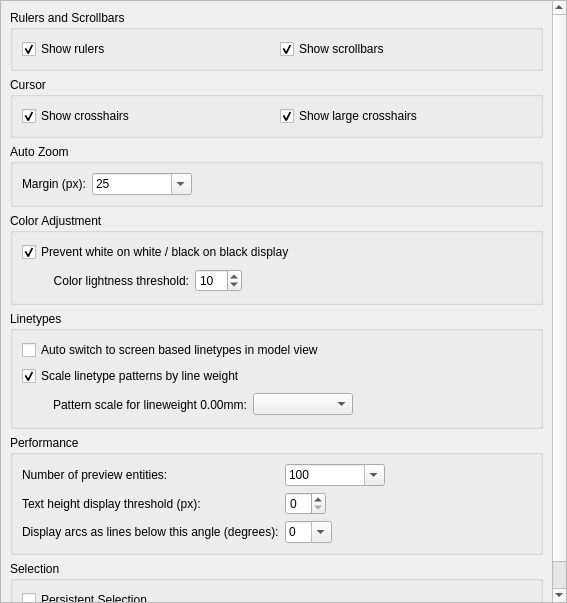
<?xml version="1.0" encoding="UTF-8"?>
<ui version="4.0">
 <class>GraphicsView</class>
 <widget class="QScrollArea" name="GraphicsView">
  <property name="geometry">
   <rect>
    <x>0</x>
    <y>0</y>
    <width>567</width>
    <height>603</height>
   </rect>
  </property>
  <property name="windowTitle">
   <string notr="true"/>
  </property>
  <property name="widgetResizable">
   <bool>true</bool>
  </property>
  <widget class="QWidget" name="scrollAreaWidgetContents">
   <property name="geometry">
    <rect>
     <x>0</x>
     <y>0</y>
     <width>550</width>
     <height>638</height>
    </rect>
   </property>
   <layout class="QVBoxLayout" name="verticalLayout">
    <item>
     <widget class="QGroupBox" name="groupBox">
      <property name="title">
       <string>Rulers and Scrollbars</string>
      </property>
      <layout class="QHBoxLayout" name="horizontalLayout_2">
       <item>
        <widget class="QCheckBox" name="ShowRulers">
         <property name="text">
          <string>Show rulers</string>
         </property>
         <property name="checked">
          <bool>true</bool>
         </property>
        </widget>
       </item>
       <item>
        <widget class="QCheckBox" name="ShowScrollBars">
         <property name="text">
          <string>Show scrollbars</string>
         </property>
         <property name="checked">
          <bool>true</bool>
         </property>
        </widget>
       </item>
      </layout>
     </widget>
    </item>
    <item>
     <widget class="QGroupBox" name="groupBox_2">
      <property name="title">
       <string>Cursor</string>
      </property>
      <layout class="QHBoxLayout" name="horizontalLayout_3">
       <item>
        <widget class="QCheckBox" name="ShowCrosshair">
         <property name="text">
          <string>Show crosshairs</string>
         </property>
         <property name="checked">
          <bool>true</bool>
         </property>
        </widget>
       </item>
       <item>
        <widget class="QCheckBox" name="ShowLargeCrosshair">
         <property name="text">
          <string>Show large crosshairs</string>
         </property>
         <property name="checked">
          <bool>true</bool>
         </property>
        </widget>
       </item>
      </layout>
     </widget>
    </item>
    <item>
     <widget class="QGroupBox" name="groupBox_6">
      <property name="title">
       <string>Auto Zoom</string>
      </property>
      <layout class="QFormLayout" name="formLayout">
       <property name="fieldGrowthPolicy">
        <enum>QFormLayout::FieldsStayAtSizeHint</enum>
       </property>
       <item row="0" column="0">
        <widget class="QLabel" name="label">
         <property name="text">
          <string>Margin (px):</string>
         </property>
        </widget>
       </item>
       <item row="0" column="1">
        <widget class="QComboBox" name="Margin">
         <property name="sizePolicy">
          <sizepolicy hsizetype="Preferred" vsizetype="Fixed">
           <horstretch>0</horstretch>
           <verstretch>0</verstretch>
          </sizepolicy>
         </property>
         <property name="minimumSize">
          <size>
           <width>100</width>
           <height>0</height>
          </size>
         </property>
         <property name="editable">
          <bool>true</bool>
         </property>
         <property name="currentIndex">
          <number>2</number>
         </property>
         <item>
          <property name="text">
           <string notr="true">0</string>
          </property>
         </item>
         <item>
          <property name="text">
           <string notr="true">10</string>
          </property>
         </item>
         <item>
          <property name="text">
           <string notr="true">25</string>
          </property>
         </item>
         <item>
          <property name="text">
           <string notr="true">50</string>
          </property>
         </item>
         <item>
          <property name="text">
           <string notr="true">100</string>
          </property>
         </item>
        </widget>
       </item>
      </layout>
     </widget>
    </item>
    <item>
     <widget class="QGroupBox" name="groupBox_4">
      <property name="title">
       <string>Color Adjustment</string>
      </property>
      <layout class="QGridLayout" name="gridLayout">
       <item row="0" column="0" colspan="4">
        <widget class="QCheckBox" name="ColorCorrection">
         <property name="text">
          <string>Prevent white on white / black on black display</string>
         </property>
         <property name="checked">
          <bool>true</bool>
         </property>
        </widget>
       </item>
       <item row="1" column="0">
        <widget class="QWidget" name="widget" native="true">
         <property name="sizePolicy">
          <sizepolicy hsizetype="Fixed" vsizetype="Fixed">
           <horstretch>0</horstretch>
           <verstretch>0</verstretch>
          </sizepolicy>
         </property>
         <property name="minimumSize">
          <size>
           <width>25</width>
           <height>25</height>
          </size>
         </property>
        </widget>
       </item>
       <item row="1" column="1">
        <widget class="QLabel" name="label_2">
         <property name="text">
          <string>Color lightness threshold:</string>
         </property>
         <property name="alignment">
          <set>Qt::AlignRight|Qt::AlignTrailing|Qt::AlignVCenter</set>
         </property>
        </widget>
       </item>
       <item row="1" column="2">
        <widget class="QSpinBox" name="ColorThreshold">
         <property name="maximum">
          <number>254</number>
         </property>
         <property name="value">
          <number>10</number>
         </property>
        </widget>
       </item>
       <item row="1" column="3">
        <spacer name="horizontalSpacer">
         <property name="orientation">
          <enum>Qt::Horizontal</enum>
         </property>
         <property name="sizeHint" stdset="0">
          <size>
           <width>249</width>
           <height>22</height>
          </size>
         </property>
        </spacer>
       </item>
      </layout>
     </widget>
    </item>
    <item>
     <widget class="QGroupBox" name="groupBox_3">
      <property name="title">
       <string>Linetypes</string>
      </property>
      <layout class="QGridLayout" name="gridLayout_2">
       <item row="0" column="0" colspan="3">
        <widget class="QCheckBox" name="AutoSwitchLinetypes">
         <property name="toolTip">
          <string>Automatically use screen based linetypes in model view</string>
         </property>
         <property name="text">
          <string>Auto switch to screen based linetypes in model view</string>
         </property>
        </widget>
       </item>
       <item row="1" column="0" colspan="3">
        <widget class="QCheckBox" name="AutoScaleLinetypePatterns">
         <property name="text">
          <string>Scale linetype patterns by line weight</string>
         </property>
         <property name="checked">
          <bool>true</bool>
         </property>
        </widget>
       </item>
       <item row="2" column="0">
        <widget class="QWidget" name="widget_2" native="true">
         <property name="sizePolicy">
          <sizepolicy hsizetype="Fixed" vsizetype="Fixed">
           <horstretch>0</horstretch>
           <verstretch>0</verstretch>
          </sizepolicy>
         </property>
         <property name="minimumSize">
          <size>
           <width>25</width>
           <height>25</height>
          </size>
         </property>
        </widget>
       </item>
       <item row="2" column="1">
        <widget class="QLabel" name="label_5">
         <property name="text">
          <string>Pattern scale for lineweight 0.00mm:</string>
         </property>
        </widget>
       </item>
       <item row="2" column="2">
        <widget class="RLineweightCombo" name="ZeroWeightWeight">
         <property name="minimumSize">
          <size>
           <width>100</width>
           <height>0</height>
          </size>
         </property>
         <property name="onlyFixed" stdset="0">
          <bool>true</bool>
         </property>
        </widget>
       </item>
       <item row="2" column="3">
        <spacer name="horizontalSpacer_2">
         <property name="orientation">
          <enum>Qt::Horizontal</enum>
         </property>
         <property name="sizeHint" stdset="0">
          <size>
           <width>40</width>
           <height>20</height>
          </size>
         </property>
        </spacer>
       </item>
      </layout>
     </widget>
    </item>
    <item>
     <widget class="QGroupBox" name="groupBox_8">
      <property name="title">
       <string>Performance</string>
      </property>
      <layout class="QFormLayout" name="formLayout_2">
       <property name="fieldGrowthPolicy">
        <enum>QFormLayout::FieldsStayAtSizeHint</enum>
       </property>
       <item row="0" column="0">
        <widget class="QLabel" name="label_15">
         <property name="text">
          <string>Number of preview entities:</string>
         </property>
        </widget>
       </item>
       <item row="0" column="1">
        <widget class="QComboBox" name="PreviewEntities">
         <property name="minimumSize">
          <size>
           <width>100</width>
           <height>0</height>
          </size>
         </property>
         <property name="editable">
          <bool>true</bool>
         </property>
         <property name="currentIndex">
          <number>3</number>
         </property>
         <item>
          <property name="text">
           <string notr="true">0</string>
          </property>
         </item>
         <item>
          <property name="text">
           <string notr="true">25</string>
          </property>
         </item>
         <item>
          <property name="text">
           <string notr="true">50</string>
          </property>
         </item>
         <item>
          <property name="text">
           <string notr="true">100</string>
          </property>
         </item>
         <item>
          <property name="text">
           <string notr="true">250</string>
          </property>
         </item>
         <item>
          <property name="text">
           <string notr="true">500</string>
          </property>
         </item>
         <item>
          <property name="text">
           <string notr="true">1000</string>
          </property>
         </item>
        </widget>
       </item>
       <item row="1" column="0">
        <widget class="QLabel" name="label_3">
         <property name="text">
          <string>Text height display threshold (px):</string>
         </property>
         <property name="alignment">
          <set>Qt::AlignLeading|Qt::AlignLeft|Qt::AlignVCenter</set>
         </property>
        </widget>
       </item>
       <item row="1" column="1">
        <widget class="QSpinBox" name="TextHeightThreshold"/>
       </item>
       <item row="2" column="0">
        <widget class="QLabel" name="label_4">
         <property name="text">
          <string>Display arcs as lines below this angle (degrees):</string>
         </property>
        </widget>
       </item>
       <item row="2" column="1">
        <widget class="QComboBox" name="ArcAngleLengthThreshold">
         <property name="editable">
          <bool>true</bool>
         </property>
         <item>
          <property name="text">
           <string notr="true">0</string>
          </property>
         </item>
         <item>
          <property name="text">
           <string notr="true">0.5</string>
          </property>
         </item>
         <item>
          <property name="text">
           <string notr="true">1.0</string>
          </property>
         </item>
         <item>
          <property name="text">
           <string notr="true">1.5</string>
          </property>
         </item>
         <item>
          <property name="text">
           <string notr="true">2.0</string>
          </property>
         </item>
         <item>
          <property name="text">
           <string notr="true">2.5</string>
          </property>
         </item>
         <item>
          <property name="text">
           <string notr="true">3.0</string>
          </property>
         </item>
         <item>
          <property name="text">
           <string notr="true">3.5</string>
          </property>
         </item>
         <item>
          <property name="text">
           <string notr="true">4.0</string>
          </property>
         </item>
         <item>
          <property name="text">
           <string notr="true">4.5</string>
          </property>
         </item>
         <item>
          <property name="text">
           <string notr="true">5.0</string>
          </property>
         </item>
        </widget>
       </item>
      </layout>
     </widget>
    </item>
    <item>
     <widget class="QGroupBox" name="groupBox_7">
      <property name="title">
       <string>Selection</string>
      </property>
      <layout class="QFormLayout" name="formLayout_4">
       <item row="0" column="0">
        <widget class="QCheckBox" name="PersistentSelection">
         <property name="text">
          <string>Persistent Selection</string>
         </property>
        </widget>
       </item>
      </layout>
     </widget>
    </item>
    <item>
     <spacer name="verticalSpacer">
      <property name="orientation">
       <enum>Qt::Vertical</enum>
      </property>
      <property name="sizeHint" stdset="0">
       <size>
        <width>20</width>
        <height>49</height>
       </size>
      </property>
     </spacer>
    </item>
   </layout>
  </widget>
 </widget>
 <customwidgets>
  <customwidget>
   <class>RLineweightCombo</class>
   <extends>QComboBox</extends>
   <header>RLineweightCombo.h</header>
  </customwidget>
 </customwidgets>
 <resources/>
 <connections>
  <connection>
   <sender>ShowCrosshair</sender>
   <signal>toggled(bool)</signal>
   <receiver>ShowLargeCrosshair</receiver>
   <slot>setEnabled(bool)</slot>
   <hints>
    <hint type="sourcelabel">
     <x>168</x>
     <y>101</y>
    </hint>
    <hint type="destinationlabel">
     <x>435</x>
     <y>112</y>
    </hint>
   </hints>
  </connection>
  <connection>
   <sender>AutoScaleLinetypePatterns</sender>
   <signal>toggled(bool)</signal>
   <receiver>label_5</receiver>
   <slot>setEnabled(bool)</slot>
   <hints>
    <hint type="sourcelabel">
     <x>215</x>
     <y>356</y>
    </hint>
    <hint type="destinationlabel">
     <x>210</x>
     <y>382</y>
    </hint>
   </hints>
  </connection>
  <connection>
   <sender>AutoScaleLinetypePatterns</sender>
   <signal>toggled(bool)</signal>
   <receiver>ZeroWeightWeight</receiver>
   <slot>setEnabled(bool)</slot>
   <hints>
    <hint type="sourcelabel">
     <x>332</x>
     <y>360</y>
    </hint>
    <hint type="destinationlabel">
     <x>336</x>
     <y>380</y>
    </hint>
   </hints>
  </connection>
 </connections>
</ui>
